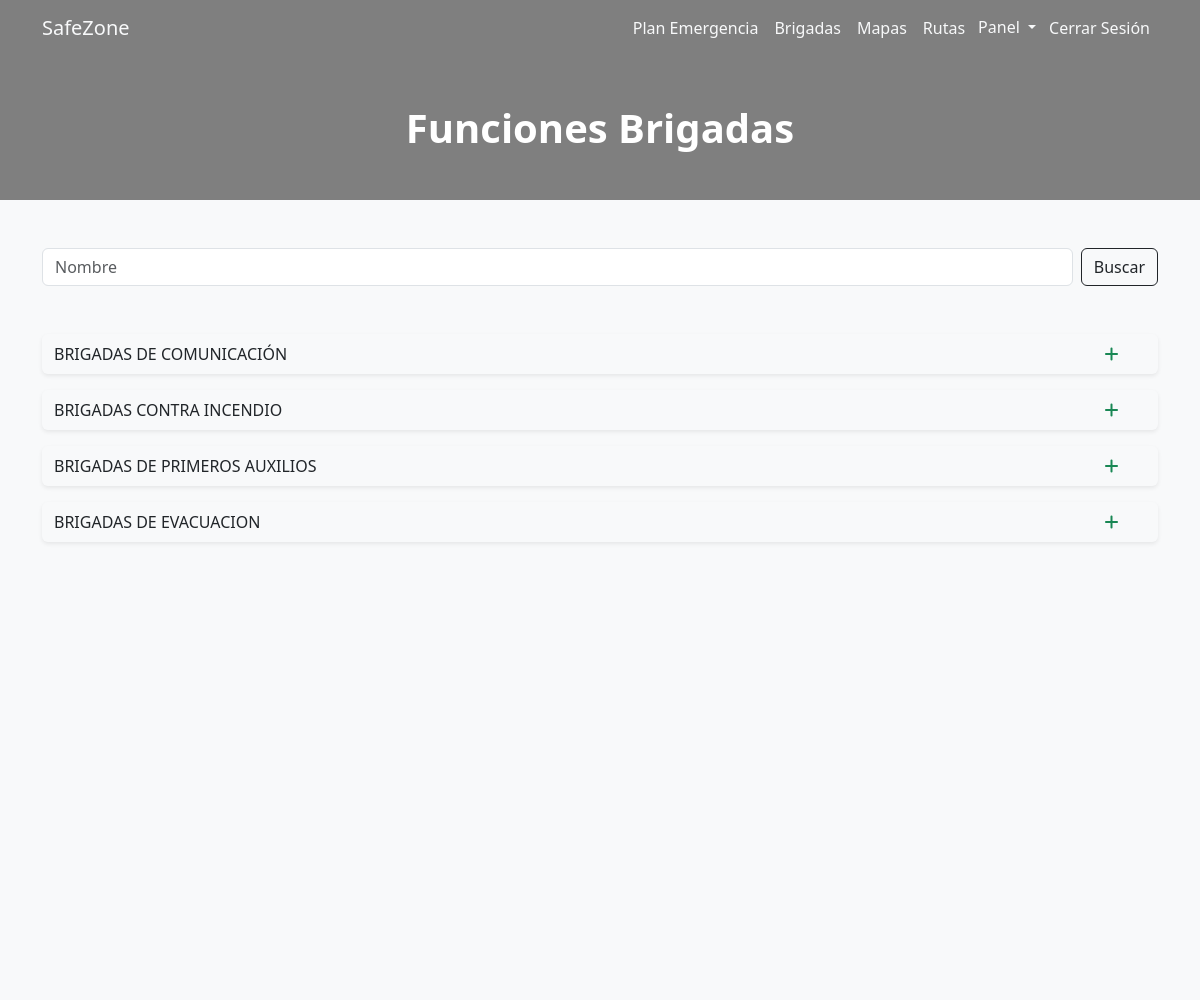
/brigade/ (signed in), run on the app's committed database.
### resqroute/models.py (models this page shows, shortened)
class Brigade(models.Model):
    name = models.CharField(max_length=100, unique=True, null=False)

### resqroute/views.py (the view)
# urls.py: path('brigade/', views.brigade, name = 'brigade'),
@login_required
def brigade(request):
    query = request.GET.get('search_name', '')
    page = request.GET.get('page', 1)
    brigades = Brigade.objects.all()
    try:
        paginator = Paginator(brigades, 10)
        brigades = paginator.page(page)
    except:
        raise Http404
    if query:
        brigades = Brigade.objects.filter(name__icontains=query)
    context = {
        'items': brigades,
        'paginator': paginator,
    }
    return render(request, 'admin/brigade/brigade.html', context)

### resqroute/templates/admin/brigade/brigade.html (shortened to what this page needs)
{% extends user.is_authenticated|yesno:'authenticated.html,model.html' %}
{% block content %}
<main class="container-fluid text-center p-0">
  <h1 class="fw-bold text-white m-5">Funciones Brigadas</h1>
  <div class="container-fluid bg-light vh-100">
    <div class="container pt-5 pb-5">
      <div class="row d-flex justify-content-between">
        <form class="col-12 d-flex" role="search" method="GET">
          <input
            class="form-control me-2"
            type="search"
            placeholder="Nombre"
            aria-label="Search"
            name="search_name"
          />
          <button class="btn btn-outline-dark" type="submit">Buscar</button>
        </form>
      </div>
      <div class="container mt-5 mb-5">
        {% for item in items %}
        <div class="row pt-2 pb-2 mt-3 mb-3 shadow-sm rounded">
          <div class="col-10 col-lg-11 text-start">
            {{ item.name }}
          </div>
          <div class="col-2 col-lg-1">
            <a class="text-success" href="{% url 'add_brigade' item.id %}">
                <i class="fa-solid fa-plus"></i>
            </a>
          </div>
        </div>
        {% endfor %}
      </div>
    </div>
  </div>
</main>
{% endblock %}

### resqroute/static/css/main.css (style rules this page uses)
html { -webkit-box-sizing: border-box; -moz-box-sizing: border-box; box-sizing: border-box; }
*, *:before, *:after { -webkit-box-sizing: inherit; -moz-box-sizing: inherit; box-sizing: inherit; }
body { background: url("https://www.unl.edu.ec/sites/default/files/galeria/2021/02/HEADER1.jpg") rgba(0, 0, 0, 0.5); background-blend-mode: multiply; background-position: center; background-size: cover; background-repeat: no-repeat; }

### data on the page
Brigade: name "BRIGADAS DE COMUNICACIÓN"
Brigade: name "BRIGADAS CONTRA INCENDIO"
Brigade: name "BRIGADAS DE PRIMEROS AUXILIOS"
Brigade: name "BRIGADAS DE EVACUACION"
